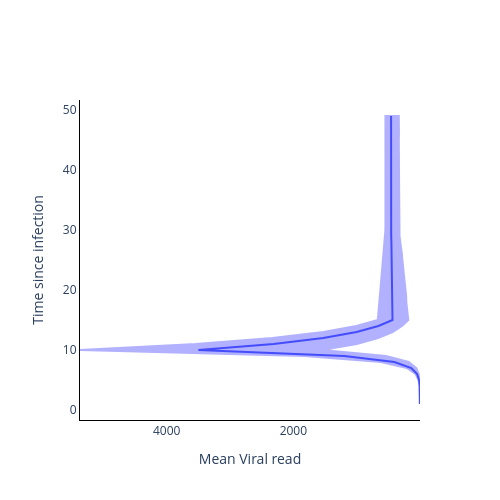

The notebook cell this image was saved under:
### Code cell
fig = go.Figure()

fig.add_trace(
    go.Scatter(
        y=time_from_infec,
        x=np.mean(vr_val, axis=1),
        mode='lines',
        name='Mean Viral read',
        showlegend=False,
    )
)

fig.add_trace(
    go.Scatter(
        y=time_from_infec.tolist() + time_from_infec.tolist()[::-1],
        x=np.quantile(vr_val, 0.975, axis=1).tolist() + np.quantile(vr_val, 0.025, axis=1).tolist()[::-1],
        mode='lines',
        fill='toself',
        fillcolor='blue',
        line_color='blue',
        opacity=0.3,
        showlegend=False,
    )
)

# Add axis labels
fig.update_layout(
    width=500, 
    height=500,
    plot_bgcolor='white',
    xaxis=dict(
        linecolor='black',
        title = 'Mean Viral read',
        autorange='reversed'
        ),
    yaxis=dict(
        linecolor='black',
        title = 'Time since infection'),
    #legend=dict(
    #    orientation="h",
    #    yanchor="bottom",
    #    y=1.02,
    #    xanchor="right",
    #    x=1
    #)
    )

fig.write_image('images/Optimal_sampling_Viral_read_model.pdf')
fig.show()

### Figure 1 — Plotly figure (JSON) as saved in the notebook; plotly's stock layout.template omitted (floating-point values rounded to 4 significant figures)
{"data": [{"mode": "lines", "name": "Mean Viral read", "showlegend": false, "type": "scatter", "x": [1.818, 1.813, 1.812, 5.356, 15.81, 46.57, 137.3, 404.7, 1195.0, 3499.0, 2312.0, 1528.0, 1001.0, 658.1, 434.9, 435.4, 437.2, 439.3, 440.4, 441.0, 442.5, 443.7, 445.0, 446.2, 448.0, 448.5, 450.2, 452.5, 455.5, 456.0, 456.1, 457.1, 457.2, 457.4, 456.0, 456.9, 457.2, 456.4, 456.1, 456.4, 456.4, 455.9, 456.8, 456.7, 456.3, 456.8, 455.7, 456.6, 457.4], "y": [1, 2, 3, 4, 5, 6, 7, 8, 9, 10, 11, 12, 13, 14, 15, 16, 17, 18, 19, 20, 21, 22, 23, 24, 25, 26, 27, 28, 29, 30, 31, 32, 33, 34, 35, 36, 37, 38, 39, 40, 41, 42, 43, 44, 45, 46, 47, 48, 49]}, {"fill": "toself", "fillcolor": "blue", "line": {"color": "blue"}, "mode": "lines", "opacity": 0.3, "showlegend": false, "type": "scatter", "x": [2.778, 2.768, 2.769, 8.199, 24.01, 71.0, 209.8, 617.4, 1823.0, 5368.0, 3545.0, 2332.0, 1528.0, 1007.0, 666.9, 658.8, 648.9, 641.6, 633.5, 621.8, 618.1, 610.1, 599.9, 588.6, 583.1, 577.8, 567.0, 562.7, 555.3, 547.0, 546.6, 546.5, 548.6, 547.7, 544.7, 547.0, 546.4, 546.8, 546.6, 544.7, 547.5, 546.4, 546.6, 545.5, 545.8, 547.1, 546.7, 547.8, 546.4, 335.8, 333.0, 328.3, 333.0, 335.4, 332.7, 334.0, 331.3, 330.5, 332.0, 331.7, 331.5, 336.5, 332.5, 330.9, 333.2, 332.7, 335.0, 331.4, 330.9, 323.8, 311.9, 295.4, 286.2, 279.0, 268.3, 255.7, 246.5, 241.1, 227.8, 219.6, 216.8, 204.2, 199.6, 185.4, 285.8, 433.9, 662.3, 999.4, 1548.0, 536.9, 178.9, 59.56, 20.72, 7.177, 2.317, 0.8087, 0.8264, 0.7967], "y": [1, 2, 3, 4, 5, 6, 7, 8, 9, 10, 11, 12, 13, 14, 15, 16, 17, 18, 19, 20, 21, 22, 23, 24, 25, 26, 27, 28, 29, 30, 31, 32, 33, 34, 35, 36, 37, 38, 39, 40, 41, 42, 43, 44, 45, 46, 47, 48, 49, 49, 48, 47, 46, 45, 44, 43, 42, 41, 40, 39, 38, 37, 36, 35, 34, 33, 32, 31, 30, 29, 28, 27, 26, 25, 24, 23, 22, 21, 20, 19, 18, 17, 16, 15, 14, 13, 12, 11, 10, 9, 8, 7, 6, 5, 4, 3, 2, 1]}], "layout": {"height": 500, "plot_bgcolor": "white", "width": 500, "xaxis": {"autorange": "reversed", "linecolor": "black", "title": {"text": "Mean Viral read"}}, "yaxis": {"linecolor": "black", "title": {"text": "Time since infection"}}}}
